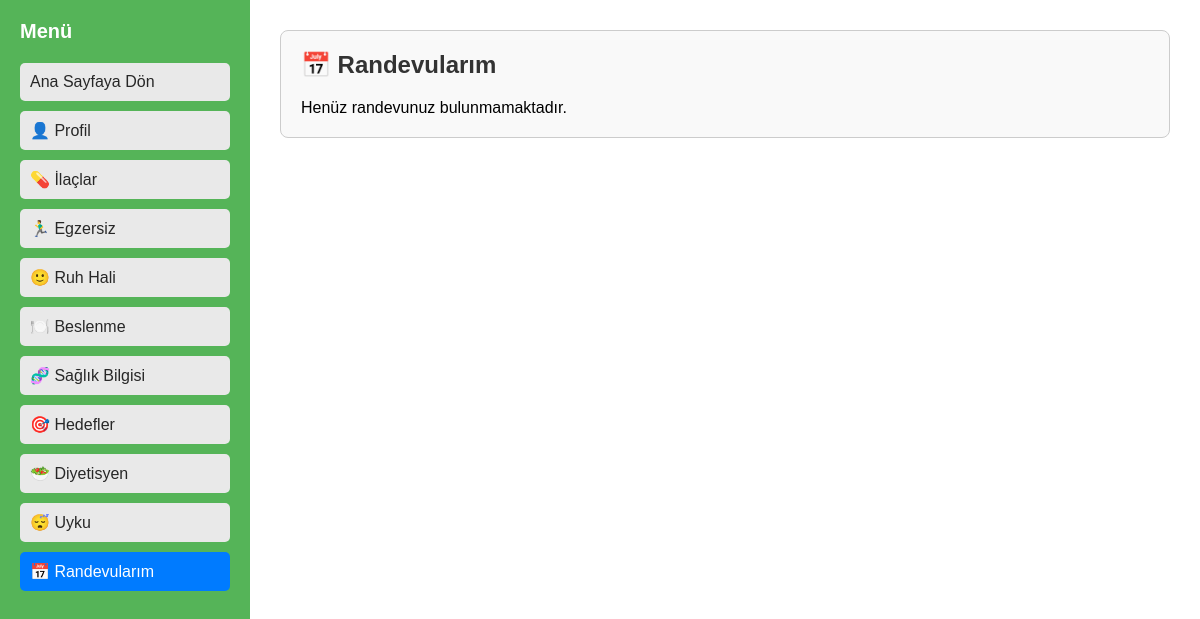
/pages/profile.php?section=randevular (signed in), run on an earlier commit of the app's database.
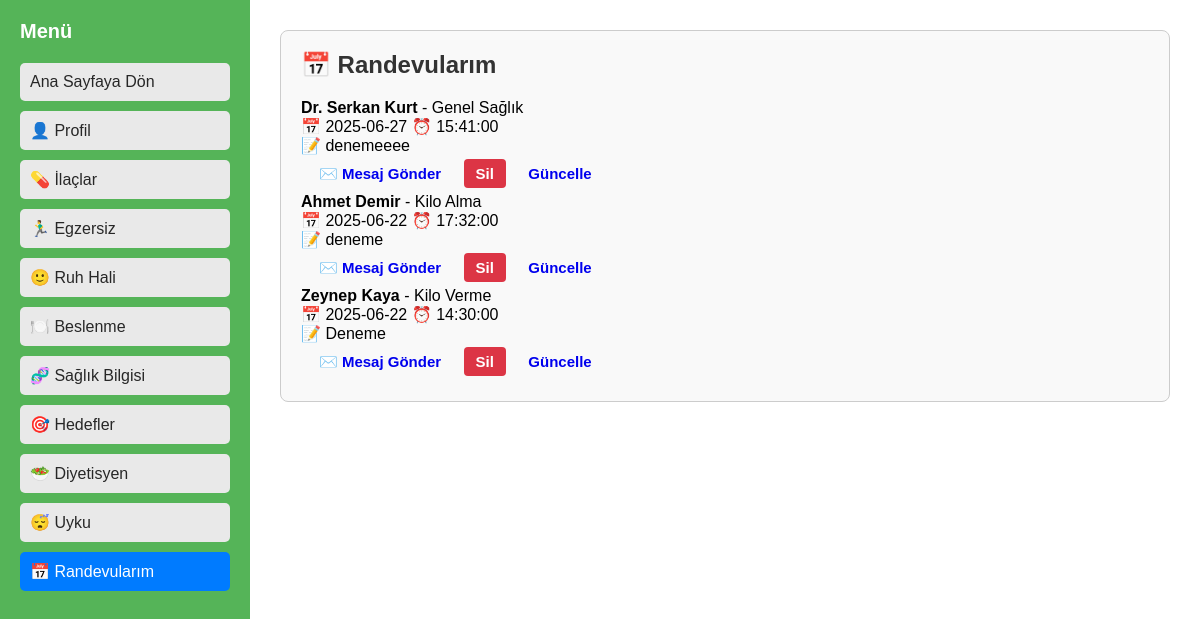
And on a later commit of the database.
### tables this page shows
CREATE TABLE `randevular` (
  `r_id` int(11) NOT NULL,
  `u_id` int(11) DEFAULT NULL,
  `c_id` int(11) DEFAULT NULL,
  `tarih` date DEFAULT NULL,
  `saat` time DEFAULT NULL,
  `randevu_notu` text DEFAULT NULL,
  `olusturma_tarihi` timestamp NOT NULL DEFAULT current_timestamp()
);

CREATE TABLE `calisanlar` (
  `c_id` int(11) NOT NULL,
  `u_id` int(11) DEFAULT NULL,
  `c_adi` varchar(100) NOT NULL,
  `c_soyadi` varchar(100) NOT NULL,
  `c_mail` varchar(150) NOT NULL,
  `c_sifre` varchar(255) NOT NULL,
  `tur` enum('diyetisyen','spor_egitmeni','doktor','hayat_kocu') NOT NULL,
  `uzmanlik` text DEFAULT NULL,
  `calisma_saatleri` text DEFAULT NULL,
  `telefon` varchar(20) DEFAULT NULL,
  `mezuniyet` varchar(255) DEFAULT NULL,
  `deneyim` text DEFAULT NULL,
  `sertifikalar` text DEFAULT NULL,
  `aciklama` text DEFAULT NULL,
  `profil_resmi` varchar(255) DEFAULT 'default.jpg'
);

### pages/profile.php (the view, shortened to what this page needs)
<?php
require_once('../includes/connection.php');
$user_id = $_SESSION['user_id'];
$user_query = $connection->prepare("SELECT * FROM user WHERE u_id = :id");
$user_query->execute(['id' => $user_id]);
$user = $user_query->fetch(PDO::FETCH_ASSOC);
$section = $_GET['section'] ?? 'profil';
$randevu_query = $connection->prepare("
    SELECT r.r_id, c.c_adi, c.c_soyadi, c.uzmanlik, r.tarih, r.saat, r.randevu_notu
    FROM randevular r
    JOIN calisanlar c ON r.c_id = c.c_id
    WHERE r.u_id = :id
    ORDER BY r.tarih DESC
");
$randevu_query->execute(['id' => $user_id]);
$randevular = $randevu_query->fetchAll(PDO::FETCH_ASSOC);
?>
<!DOCTYPE html>
<html lang="tr">
<head>
    <link rel="stylesheet" href="../assets/css/profile.css?v=<?= time(); ?>">
</head>
<body>
    <aside>
        <h2>Menü</h2>
        <a href="../index.php">Ana Sayfaya Dön</a>
        <a href="?section=profil" class="<?= $section === 'profil' ? 'active' : '' ?>">👤 Profil</a>
        <a href="?section=ilaclar" class="<?= $section === 'ilaclar' ? 'active' : '' ?>">💊 İlaçlar</a>
        <a href="?section=egzersiz" class="<?= $section === 'egzersiz' ? 'active' : '' ?>">🏃‍♂️ Egzersiz</a>
        <a href="?section=ruh" class="<?= $section === 'ruh' ? 'active' : '' ?>">🙂 Ruh Hali</a>
        <a href="?section=beslenme" class="<?= $section === 'beslenme' ? 'active' : '' ?>">🍽️ Beslenme</a>
        <a href="?section=saglik" class="<?= $section === 'saglik' ? 'active' : '' ?>">🧬 Sağlık Bilgisi</a>
        <a href="?section=hedef" class="<?= $section === 'hedef' ? 'active' : '' ?>">🎯 Hedefler</a>
        <a href="?section=diyet" class="<?= $section === 'diyet' ? 'active' : '' ?>">🥗 Diyetisyen</a>
        <a href="?section=uyku" class="<?= $section === 'uyku' ? 'active' : '' ?>">😴 Uyku</a>
        <a href="?section=randevular" class="<?= $section === 'randevular' ? 'active' : '' ?>">📅 Randevularım</a>
    </aside>
    <main>
        <?php if ($section === 'profil'): ?>
        <div class="block">
            <h2 class="block-header">Profil Bilgileri</h2>
            <div class="block-header-c">
                <?php if (!empty($user['profil_resmi'])): ?>
                <img src="../uploads/<?= htmlspecialchars($user['profil_resmi']) ?>" class="block-header-c-img">
                <?php else: ?>
                <div class="block-header-c-box"></div>
                <?php endif; ?>
                <br><br>
                <form action="profil_resim.php" method="POST" enctype="multipart/form-data">
                    <label class="file-label">
                        📁 Dosya Seç
                        <input type="file" name="profil_resmi" class="file-input">
                    </label>
                    <button type="submit" class="btn upload-btn">📤 Yükle</button>
                </form>
            </div>
            <div class="readonly-grid">
                <div>
                    <label>Ad</label>
                    <div class="readonly-box"><?= htmlspecialchars($user['u_adi']) ?></div>
                </div>
                <div>
                    <label>Soyad</label>
                    <div class="readonly-box"><?= htmlspecialchars($user['u_soyadi']) ?></div>
                </div>
                <div>
                    <label>Email</label>
                    <div class="readonly-box"><?= htmlspecialchars($user['u_mail']) ?></div>
                </div>
                <div>
                    <label>Telefon</label>
                    <div class="readonly-box"><?= htmlspecialchars($user['u_telefon']) ?></div>
                </div>
            </div>
        </div>
        <?php elseif ($section === 'randevular'): ?>
        <div class="block">
            <h2 class="section-title">📅 Randevularım</h2>
            <?php if (empty($randevular)): ?>
            <p>Henüz randevunuz bulunmamaktadır.</p>
            <?php else: ?>
            <div class="randevu-listesi">
                <?php foreach ($randevular as $r): ?>
                <div class="randevu-card">
                    <strong><?= htmlspecialchars($r['c_adi'] . ' ' . $r['c_soyadi']) ?></strong> -
                    <?= htmlspecialchars($r['uzmanlik']) ?><br>
                    📅 <?= $r['tarih'] ?> ⏰ <?= $r['saat'] ?><br>
                    📝 <?= nl2br(htmlspecialchars($r['randevu_notu'])) ?>
                </div>
                <a href="mesaj_gonder.php?randevu_id=<?= $r['r_id'] ?>" class="btn btn-mesaj">✉️ Mesaj Gönder</a>
                <form action="profil_randevu_sil.php" method="POST" style="display:inline;">
                    <button type="submit" class="btn red">Sil</button>
                </form>
                <a href="profil_randevu_guncelle.php?id=<?= $r['r_id'] ?>" class="btn">Güncelle</a>
                <?php endforeach; ?>
            </div>
            <?php endif; ?>
        </div>
        <?php endif; ?>
    </main>
</body>
</html>

### assets/css/profile.css (style rules this page uses)
* { box-sizing: border-box; margin: 0; padding: 0; }
body { display: flex; font-family: Arial, sans-serif; background: #f2f2f2; }
aside { width: 250px; background: #55b458; color: white; min-height: 100vh; padding: 20px; }
aside h2 { margin-bottom: 20px; font-size: 20px; color: white; }
aside a { display: block; color: rgb(39, 39, 39); padding: 10px; margin-bottom: 10px; text-decoration: none; background: rgb(233, 233, 233); border-radius: 5px; }
aside a:hover, aside a.active { background: #007bff; color: rgb(255, 255, 255); }
main { flex: 1; padding: 30px; background: #ffffff; }
.block { background: #f9f9f9; padding: 20px; border-radius: 8px; margin-bottom: 20px; border: 1px solid #ccc; }
.section-title { margin-bottom: 20px; font-size: 22px; color: #343a40; }
.btn.red { background-color: #dc3545; color: #fff; border: none; padding: 6px 12px; border-radius: 4px; cursor: pointer; }
.btn { display: inline-block; padding: 10px 18px; font-size: 15px; font-weight: 600; text-decoration: none; border-radius: 6px; transition: background-color 0.3s ease, color 0.3s ease; }
.section-title { margin-bottom: 20px; font-size: 24px; color: #333; }

What changed in the data, as far as the page shows it:
added randevular: c.c_soyadi "Dr. Serkan Kurt", c.uzmanlik "Genel Sağlık", tarih "2025-06-27", saat "15:41:00", randevu_notu "denemeeee"
added randevular: c.c_soyadi "Ahmet Demir", c.uzmanlik "Kilo Alma", tarih "2025-06-22", saat "17:32:00", randevu_notu "deneme"
added randevular: c.c_soyadi "Zeynep Kaya", c.uzmanlik "Kilo Verme", tarih "2025-06-22", saat "14:30:00", randevu_notu "Deneme"
Also different on the page:
text no longer shown: "Henüz randevunuz bulunmamaktadır."
